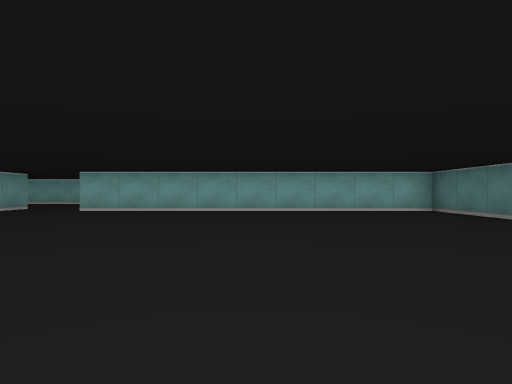
View 1 (above)

18 first-person views from a walk through a cub3D level. The camera is about half as high as the walls, looks level and sees 75° across. The floor is counted in squares. Each view is taken from the middle of a square. On the plan, view 1 faces up. The plan holds only what a view shows up to about 9 squares ahead; the rest is blank.

View 2
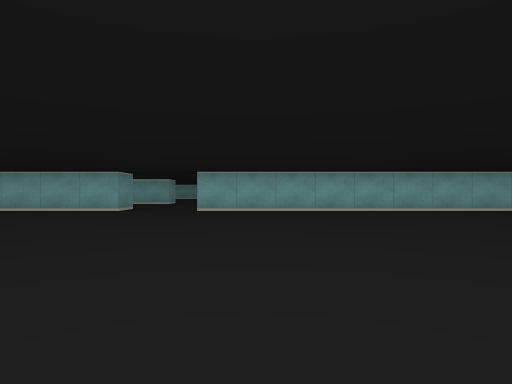

View 3
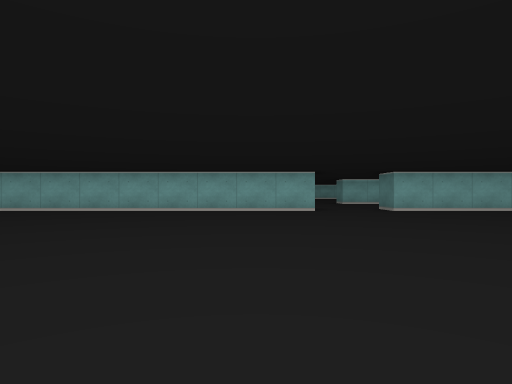

View 4
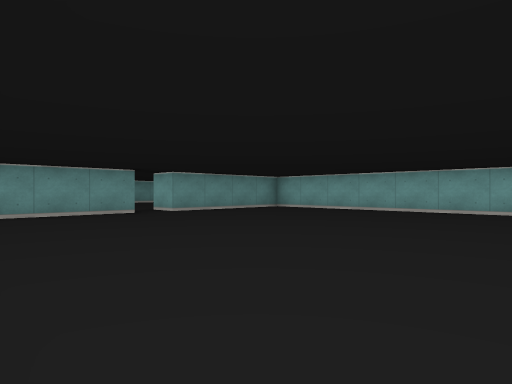

View 5
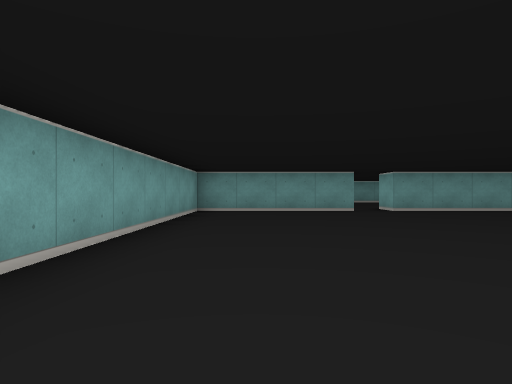

View 6
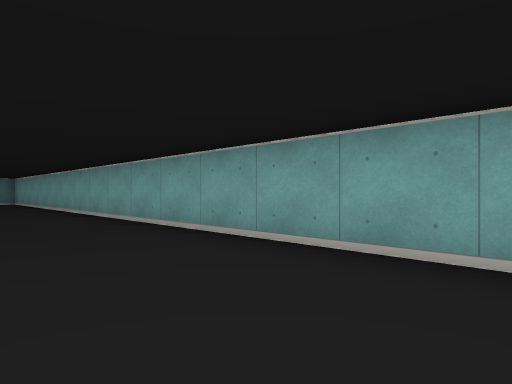

View 7
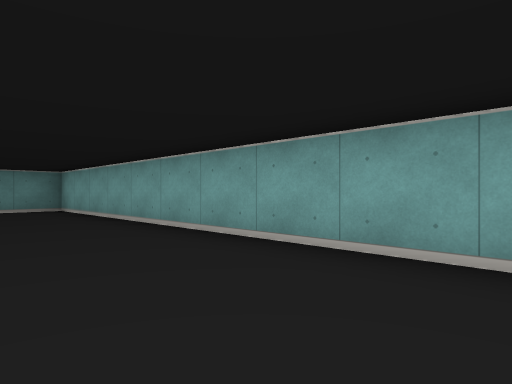

View 8
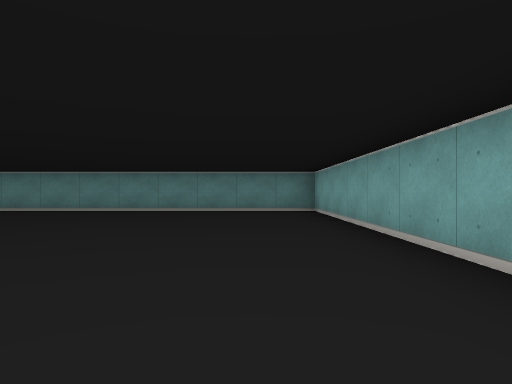

View 9
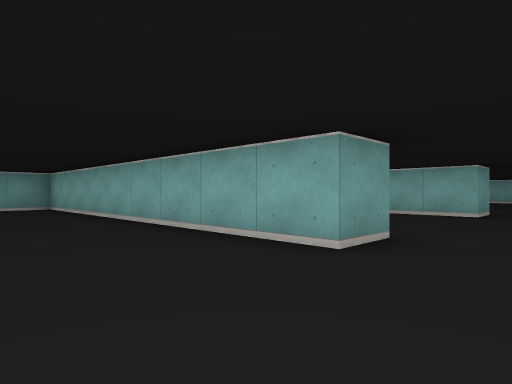

View 10
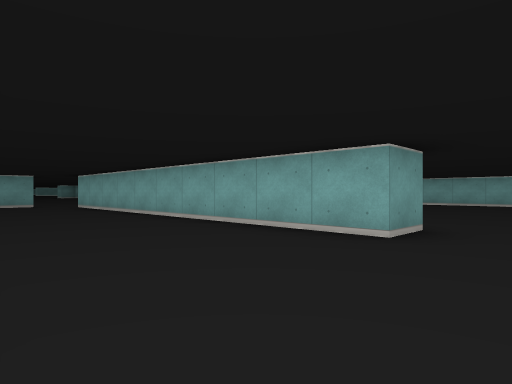

View 11
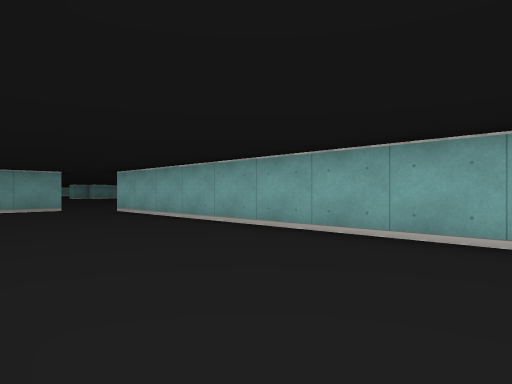

View 12
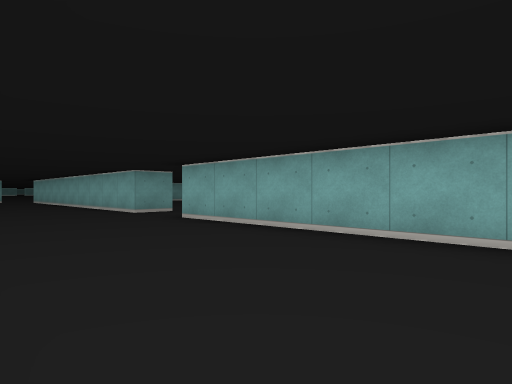

View 13
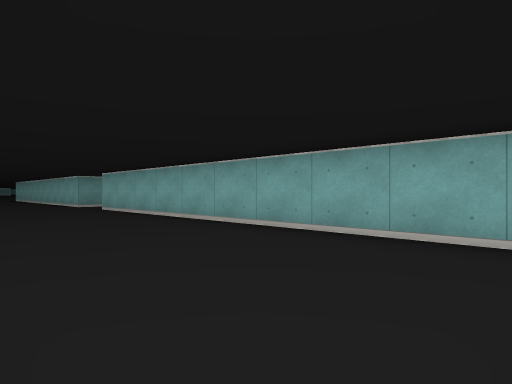

View 14
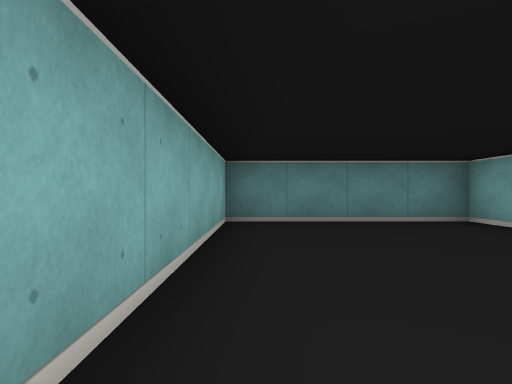

View 15
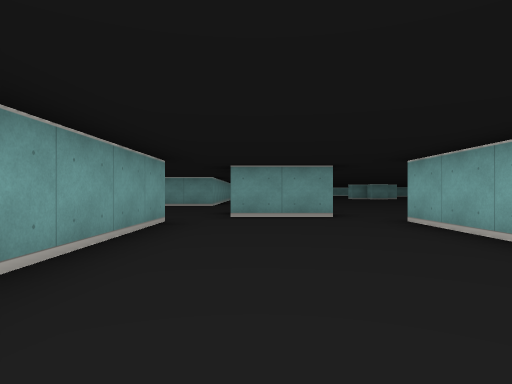

View 16
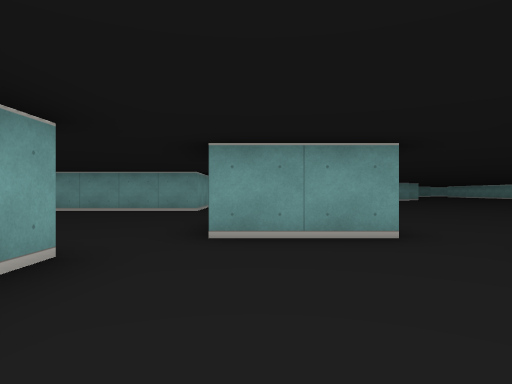

View 17
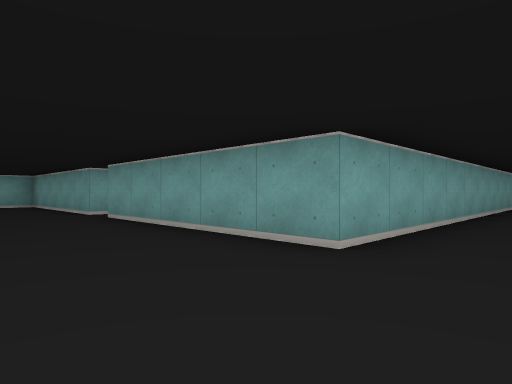

View 18
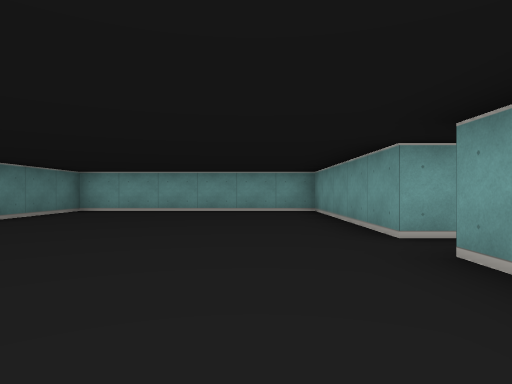

### Floor plan
Ten units are one square. View 1 is at (0, 0); x grows to the right and y downward. Boxes are objects, and circles mark ways between rooms. Rooms are numbered by the first view taken in them; rooms with no view inside come last. Other rooms are left out.
<svg viewBox="-385 -195 445 215">
<path fill="none" stroke="#000" d="M-65 -85 -152 -85M-155 -35 -155 5 45 5 45 -85 -45 -85M-155 -82 -155 -45M-65 -95 -65 -85M-65 -135 -165 -135M-45 -85 -45 -90M-165 -95 -129 -95M45 -95 55 -95 55 -135 -45 -135M-175 -114 -175 -105M-311 -95 -225 -95 -225 -45M-175 -126 -175 -114M-231 -35 -225 -35 -225 15 -165 15 -165 -12M-155 -45 -162 -45"/>
<circle cx="-55" cy="-90" r="3" fill="#2a7"/>
<circle cx="-160" cy="-40" r="3" fill="#2a7"/>
<circle cx="-172" cy="-110" r="3" fill="#2a7"/>
<text x="-60" y="-40">1</text>
<text x="-60" y="-110">2</text>
<text x="-380" y="-190">3</text>
</svg>
Room 1 opens to room 2. Room 1 opens to room 3. Room 2 opens to room 3.

Where each view was taken, in squares from view 1:
view 1: 0 up, 0 right, facing up
view 2: 0 up, 3 left, facing up
view 3: 0 up, 8 left, facing up
view 4: 0 up, 8 left, facing up-left
view 5: 1 up, 7 left, facing left
view 6: 2 up, 11 left, facing down-right
view 7: 2 up, 5 left, facing down-right
view 8: 1 up, 4 left, facing right
view 9: 6 up, 5 left, facing up-left
view 10: 10 up, 5 left, facing up-left
view 11: 10 up, 8 left, facing up-left
view 12: 10 up, 1 right, facing up-left
view 13: 10 up, 5 right, facing up-left
view 14: 13 up, 0 right, facing right
view 15: 11 up, 11 left, facing left
view 16: 11 up, 14 left, facing left
view 17: 11 up, 20 left, facing down-left
view 18: 7 up, 21 left, facing down
